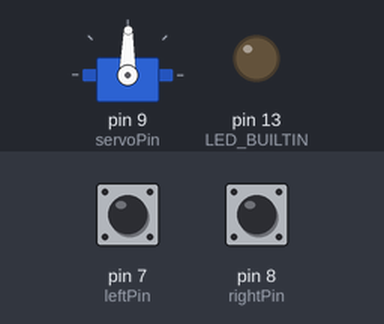
Bench run of a sketch on a simulated Arduino Uno, built with avr-gcc and run on an emulated ATmega328P. Shown: servo, output pins drawn as LEDs (lit = HIGH). The inputs (shaded band) are chosen by the test bench; at power-on: pin 7 (leftPin) LOW, pin 8 (rightPin) LOW.

Above: at 1.2 s.
1.3 s: pin 7 (leftPin) pulled HIGH for 0.15 s
At 1.37 s:
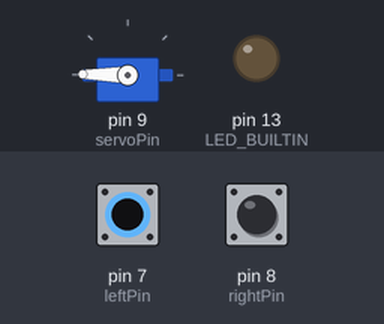
2.9 s: pin 8 (rightPin) pulled HIGH for 0.15 s
At 2.97 s:
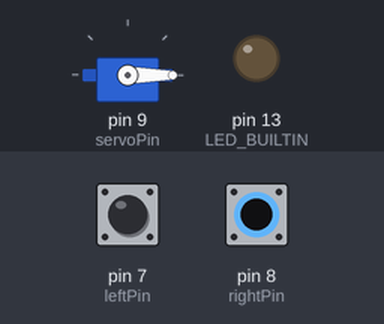
4.5 s: pin 8 (rightPin) pulled HIGH for 3.2 s
At 8.5 s:
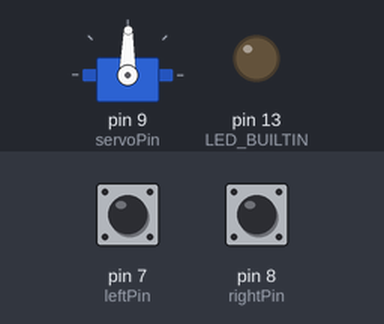
9.2 s: pin 7 (leftPin) pulled HIGH for 3.2 s
At 9.7 s:
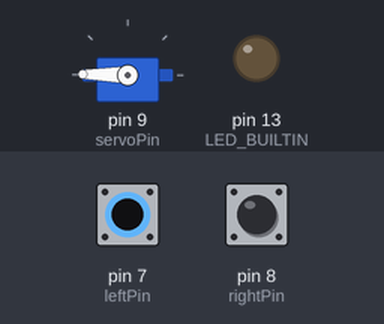
Timing chart, 0 to 13.9 s (numbered marks = the images above; inputs shaded):
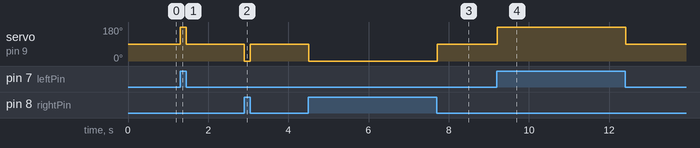

Measured:
- after the input at 1.3 s, servo on pin 9 (servoPin): 89° → 179° at once, → 89° 0.15 s later
- after the input at 2.9 s, servo on pin 9 (servoPin): 89° → 0° at once, → 89° 0.15 s later
- after the input at 4.5 s, servo on pin 9 (servoPin): 89° → 0° at once, → 89° 3.2 s later
- after the input at 9.2 s, servo on pin 9 (servoPin): 89° → 179° at once, → 89° 3.2 s later

The sketch:

ldr_servo.ino
```cpp
#include <Servo.h>

Servo myservo;  // create servo object to control a servo

const int leftPin = 7;
const int rightPin = 8;
const int servoPin = 9;

int left = LOW;
int right = LOW;
int val = 89;

void setup()
{
  pinMode(rightPin, INPUT);
  pinMode(leftPin, INPUT);
  pinMode(LED_BUILTIN, OUTPUT);
  myservo.attach(servoPin);
}

void loop()
{
  left = digitalRead(leftPin);
  right = digitalRead(rightPin);
  if (left == HIGH && right == HIGH)
    val = 89;
  else if (left == HIGH && right == LOW)
    val = 179;
  else if (left == LOW && right == HIGH)
    val = 0;
  else if (left == LOW && right == LOW)
    val = 89;
  myservo.write(val);
  delay(50);
}
```
